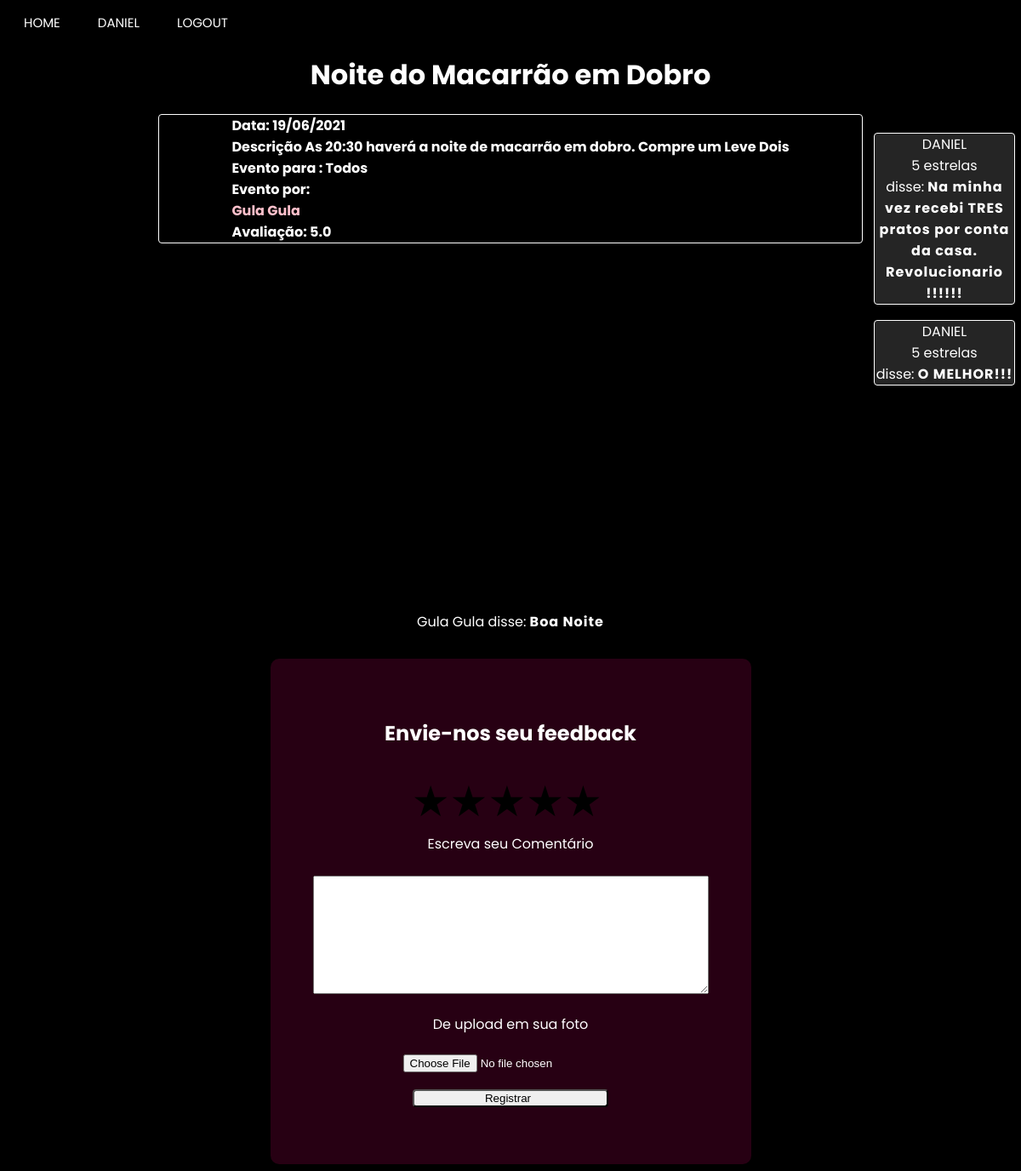
The app's page /event_page/Noite do Macarrão em Dobro (signed in) with its own data.
### app/model.py (models this page shows, shortened)
class usuario(UserMixin, db.Model):
    __tablename__ = "usuario"
    id = db.Column(db.Integer, primary_key=True)
    username = db.Column(db.String(64), index=True, unique=True)
    email = db.Column(db.String(120), index=True, unique=True)
    password_hash = db.Column(db.String(120))
    city = db.Column(db.String(120))
    district = db.Column(db.String(50))
    age = db.Column(db.Integer)

class Event(db.Model):
    id = db.Column(db.Integer, primary_key=True)
    body = db.Column(db.String(200))
    image = db.Column(db.String(200))
    timestamp = db.Column(db.Integer, index=True)
    empresa_id = db.Column(db.Integer)
    name = db.Column(db.String(200))
    latitude = db.Column(db.Float)
    longitude = db.Column(db.Float)
    event_type = db.Column(db.String(8))
    rank = db.Column(db.Float)
    avaliations = db.Column(db.Integer)
    age_groups = db.Column(db.String)

class empresa(UserMixin, db.Model):
    __tablename__ = "empresa"
    id = db.Column(db.Integer,primary_key=True)
    enterprise_name = db.Column(db.String(64), index=True, unique=True)
    email = db.Column(db.String(120), index=True, unique=True)
    password_hash = db.Column(db.String(120))
    city = db.Column(db.String(120))
    latitude = db.Column(db.Float)
    longitude = db.Column(db.Float)
    district = db.Column(db.String(50))
    street = db.Column(db.String(120))
    posts = db.relationship("Post", backref="enterprise")

class Post(db.Model):
    id = db.Column(db.Integer, primary_key=True)
    body = db.Column(db.String(140))
    image = db.Column(db.String(200))
    timestamp = db.Column(db.Integer, index=True)
    empresa_id = db.Column(db.Integer, db.ForeignKey('empresa.id'))
    author_id = db.Column(db.Integer())
    event_id = db.Column(db.Integer())
    rank = db.Column(db.Integer())

### app/routes.py (the view, shortened to what this page needs)
@app.route("/event_page/<name>", methods=["POST", "GET"])
@login_required
def event_page(name):
    form = Comments()
    eventoo = Event.query.filter_by(name=name).first()
    print(datetime.datetime.fromtimestamp(eventoo.timestamp).strftime("%d/%m/%Y"))                     # PAGINA DE EMPRESA
    return render_template('event_page.html', title=name, css_file="event_page.css",user=current_user, usuario=usuario, enterprise=empresa, posts=Post.query.filter_by(event_id=eventoo.id), form=form, event=eventoo, date=datetime.datetime.fromtimestamp(eventoo.timestamp).strftime("%d/%m/%Y") )

### app/forms.py
class Comments(FlaskForm):
    files = FileField("De upload em sua foto")
    evaluation = TextAreaField("",validators=[DataRequired("Dê sua avaliação")])
    text = TextAreaField("Escreva seu Comentário", validators=[DataRequired("Escreva seu comentário!")])
    submit = SubmitField("Registrar")

### app/model.py (called while the page is built)
@login.user_loader
def load_user(id):
    if usuario.query.get(int(id)):
        load = usuario.query.get(int(id))
    else:
        load = empresa.query.get(int(id))
    return load

### app/templates/event_page.html (shortened to what this page needs)
{% extends "base.html" %}
{% block content %}
<h1>{{title}}</h1>
<h3>
  Data: {{ date}}<br>
  Descrição {{ event.body }}
  <br>
  Evento para : {{event.age_groups.capitalize()}}<br>
  Evento por: <a href={{url_for("enterprise_page_specific", name = enterprise.query.filter_by(id=event.empresa_id).first().enterprise_name)}}> {{enterprise.query.filter_by(id=event.empresa_id).first().enterprise_name}}</a>
  Avaliação: {{event.rank}}
</h3>
<div id="map"></div>
<div class="alignment">
{% for post in posts%}
{% if enterprise.query.filter_by(id = post.author_id).first().enterprise_name %}
<div><p>{{ enterprise.query.filter_by(id = post.author_id).first().enterprise_name }} disse: <b>{{ post.body }}</b></p></div>
{% endif %}
{% endfor %}
<section class="container">
  {% if current_user.username %}
  <h1>Envie-nos seu feedback</h1><br><br>
  <form class="rating" novalidate>
    <label>
      <span class="icon">★</span>
    </label>
    <label>
      <span class="icon">★</span>
      <span class="icon">★</span>
    </label>
    <label>
      <span class="icon">★</span>
      <span class="icon">★</span>
      <span class="icon">★</span>
    </label>
    <label>
      <span class="icon">★</span>
      <span class="icon">★</span>
      <span class="icon">★</span>
      <span class="icon">★</span>
    </label>
    <label>
      <span class="icon">★</span>
      <span class="icon">★</span>
      <span class="icon">★</span>
      <span class="icon">★</span>
      <span class="icon">★</span>
    </label>
  </form>
  {% else %}
  <h1>Adicione Posts!</h1><br><br>
  {% endif %}
      <form action="{{url_for('event_page', name = title)}}", method='POST', novalidate, enctype=multipart/form-data>
          <div class="inputs">
            <p>
                {{ form.text.label }}<br><br>
                {{ form.text(size=32) }}<br>
            </p>
            <p>
                {{ form.files.label }}<br>
                {{ form.files(size=32) }}<br>
            </p>
        </div>
        <p>{{ form.submit() }}</p>
      </form>
    </section>
</div>
<aside class="aside">
  {% for post in posts%}
  {% if usuario.query.filter_by(id = post.author_id).first().username %}
  <div><p>{{ usuario.query.filter_by(id = post.author_id).first().username }} <br>{{post.rank}} estrelas <br> disse: <b>{{ post.body }}</b></p></div>
  {% endif %}
  {% endfor %}
</aside>
{% endblock %}

### app/templates/base.html (shortened to what this page needs)
<!DOCTYPE html>
<html>
    <head>
        {% if css_file%}
            <link rel="stylesheet" type="text/css" href="{{ url_for('static', filename=css_file) }}">
        {% else %}
            <link rel="stylesheet" type="text/css" href="{{ url_for('static', filename='user_page.css') }}">
        {% endif %}
    </head>
    <body>
        <header class="menu">
            <a id="main_page" href="{{ url_for('main_page') }}" class="button">HOME</a>
            {% if user.is_authenticated %}
            {% if user.username %}
            <a id="user_page" href="{{ url_for('user_page')}}"class="button">{{user.username}}</a>
            {% else %}
            <a id="enterprise_page" href="{{ url_for('enterprise_page_specific', name=user.enterprise_name)}}"class="button">{{user.enterprise_name}}</a>
            {% endif%}
            <a id="logout" href="{{ url_for('logout') }}" class="button">LOGOUT</a>
            {% else %}
            <a id="enterprise_register_page" href="{{ url_for('enterprise_register_page') }}" class="button">SEJA UM ANUNCIANTE</a>
            <a id="user_register_page" href="{{ url_for('user_register_page') }}" class="button">REGISTRO</a>
            <a id="login_page" href="{{ url_for('login_page') }}" class="button">LOGIN</a>
            {% endif %}
        </header>
        {% block content %}{% endblock %}
    </body>
</html>

### app/static/event_page.css (style rules this page uses)
body { background: black; background-image: url("https://www.pixel4k.com/wp-content/uploads/2021/05/abstract-waving-4k_1620165379-1536x960.jpg"); background-repeat: no-repeat; background-size: cover; }
p { color:white; }
h1 { color:white; font-family: "Poppins"; display: grid; align-items: center; justify-content: center; }
h3 { color:white; font-family: Poppins; display: grid; align-items: center; justify-content: center; }
#map { height: 400px; width: 70%; border-radius: 8px; margin: auto; }
.alignment { display: grid; align-items: center; justify-content: center; }
section.container { background-color: rgba(87, 02, 43, 0.45); border-radius: 10px; align-items: center; justify-content: center; padding: 20px; }
.inputs input { outline: none; }
.inputs { margin: auto; text-align: center; }
.inputs input::placeholder { color: rgba(13, 0, 26, 0.8); }
form input[type=submit] { border-radius: 4px; padding-left: 0px; width: 230px; transition: all 0.3s ease; }
h3 { border: white solid 1px; border-radius: 4px; margin-left: 15%; margin-right: 15%; background-color: rgba(0,0,0, 0.5); font-size: 16px; }
.alignment p { text-align: center; }
section.container { padding: 50px; justify-content: center; margin-top: 15px; }
p b { font-family: "Poppins", sans-serif; letter-spacing: 1px; }
p { font-family: "Poppins", sans-serif; }
textarea#text { margin: 0px; height: 133px; width: 459px; }
input#files { margin-top: 5%; }
h3 a { text-decoration: none; color: pink; }
.aside { background-color: none; font-family: "Poppins", sans-serif; top: 10%; right: 0; position: fixed; height: 100%; width: 180px; border-radius: 5px; align-items: center; }
.aside p { background-color: rgba(184, 184, 184, 0.2); text-align: center; border: white solid 1px; border-radius: 4px; margin: 7px; margin-top: 10%; font-size: 100%; }
.aside b { letter-spacing: 1px; }

### app/static/base.css (style rules this page uses)
header.menu { align-items: left; justify-content: start; }
a.button { border: none; color: white; padding: 5px 20px; text-align: center; text-decoration: none; display: inline-block; font-family:'Poppins'; font-size: 15px; }
.menu { margin-top: 10px; }

### app/static/star.css (style rules this page uses)
.rating { display: inline-block; position: relative; left: 25%; line-height: 15px; font-size: 50px; }
.rating label { position: absolute; top: 0; left: 0; height: 100%; cursor: pointer; }
.rating label:last-child { position: static; }
.rating label:nth-child(1) { z-index: 5; }
.rating label:nth-child(2) { z-index: 4; }
.rating label:nth-child(3) { z-index: 3; }
.rating label:nth-child(4) { z-index: 2; }
.rating label:nth-child(5) { z-index: 1; }
.rating label .icon { float: left; color: transparent; }
.rating label:last-child .icon { color: #000; }

### records on screen
usuario: username "DANIEL", query.filter_by "DANIEL"
Event: name "Noite do Macarrão em Dobro", body "As 20:30 haverá a noite de macarrão em dobro. Compre um Leve Dois", age_groups "Todos", rank "5.0"
empresa: query.filter_by "Gula Gula"
Post: body "Boa Noite"
Post: rank "5", body "Na minha vez recebi TRES pratos por conta da casa. Revolucionario !!!!!!"
Post: rank "5", body "O MELHOR!!!"

### other values on screen
{{ date }} "19/06/2021"
